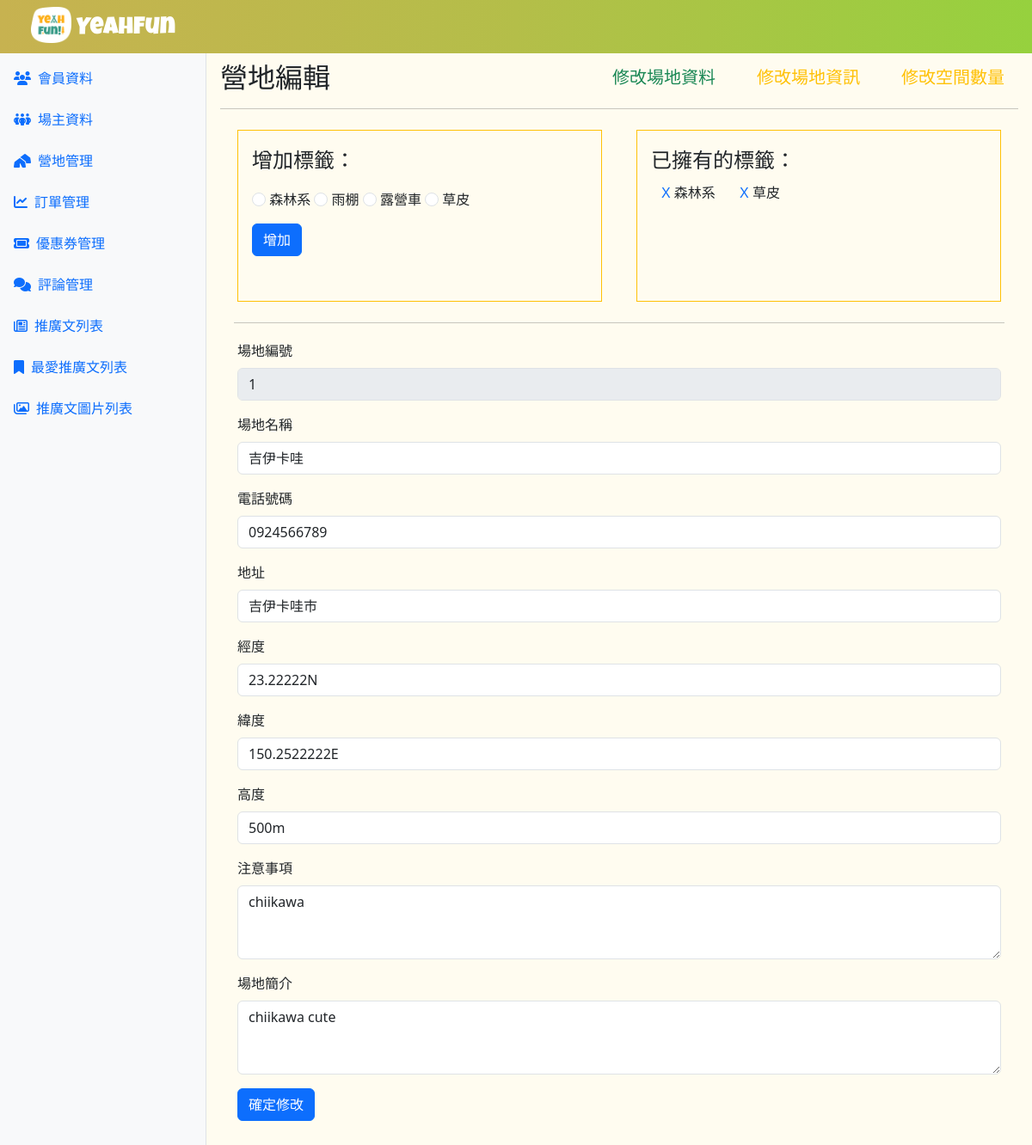
/edit_stores.php?stores_id=1, run on the app's committed database.
### tables this page shows
CREATE TABLE `tag` (
  `tag_id` int NOT NULL,
  `tag_name` varchar(255) NOT NULL,
  `created_at` datetime NOT NULL DEFAULT CURRENT_TIMESTAMP
);

CREATE TABLE `stores_tag` (
  `store_tag_id` int NOT NULL,
  `stores_id` int NOT NULL,
  `tag_id` int NOT NULL
);

CREATE TABLE `stores` (
  `stores_id` int NOT NULL,
  `owners_id` int NOT NULL,
  `name` varchar(100) NOT NULL,
  `mobile` varchar(50) NOT NULL,
  `address` varchar(100) NOT NULL,
  `longitude` varchar(100) NOT NULL,
  `latitude` varchar(100) NOT NULL,
  `altitude` varchar(100) NOT NULL,
  `precautions` varchar(1500) NOT NULL,
  `introduction` varchar(1000) NOT NULL,
  `update_time` datetime NOT NULL DEFAULT CURRENT_TIMESTAMP
);

### edit_stores.php (the view, shortened to what this page needs)
<?php
require __DIR__ . "/config/pdo-connect.php";
$sid = isset($_GET['stores_id']) ? intval($_GET['stores_id']) : 0;
$sql = "SELECT * FROM `stores` WHERE stores_id = $sid";
$stores = $pdo->query($sql)->fetch();
$sqlTag = " SELECT * FROM `tag` ";
$tags = $pdo->query($sqlTag)->fetchAll();
$sqlTagStore = "SELECT * FROM `stores_tag`
JOIN tag ON stores_tag.tag_id = tag.tag_id
WHERE stores_id = $sid";
$tagsStore = $pdo->query($sqlTagStore)->fetchAll();
?>
<?php include __DIR__ . './parts/html-head.php' ?>
<?php include __DIR__ . './parts/navbar.php' ?>
<main class="main-content p-3">
    <div class="d-flex justify-content-between align-items-center">
        <h2 class="m-0">營地編輯</h2>
        <ul class="nav nav-underline fs-5">
            <li class="nav-item mx-3">
                <a class="nav-link text-success p-0" href="edit_stores.php?stores_id=<?= $_GET['stores_id'] ?>">修改場地資料</a>
            </li>
            <li class="nav-item mx-3">
                <a class="nav-link text-warning p-0" href="edit_stores_information.php?stores_id=<?= $_GET['stores_id'] ?>">修改場地資訊</a>
            </li>
            <li class="nav-item mx-3">
                <a class="nav-link text-warning p-0" href="edit_stores_commodity.php?stores_id=<?= $_GET['stores_id'] ?>">修改空間數量</a>
            </li>
        </ul>
    </div>
    <hr />
    <div class="container">
        <div class="row">
            <div class="col">
                <form name="form2" onsubmit="sendTag(event,this)" class="border border-warning p-3 m-2">
                    <legend class="mb-3">增加標籤：</legend>
                    <?php foreach ($tags as $t) : ?>
                        <input type="radio" id="<?= $t['tag_id'] ?>" name="tag_id" value="<?= $t['tag_id'] ?>" class="form-check-input">
                        <label for="<?= $t['tag_id'] ?>" class="form-check-label"><?= $t['tag_name'] ?></label>
                    <?php endforeach ?>
                    <br>
                    <button type="submit" class="btn btn-primary mt-3">增加</button>
                </form>
            </div>
            <div class="col">
                <div class="border border-warning p-3 m-2">
                    <legend>已擁有的標籤：</legend>
                    <?php foreach ($tagsStore as $ts) : ?>
                        <span class="m-2 p-1 ">
                            <a class="text-decoration-none " href="storesTag_delete.php?store_tag_id=<?= $ts['store_tag_id'] ?>&stores_id=<?= $_GET['stores_id'] ?>">X</a>
                            <span><?= $ts['tag_name'] ?></span>
                        </span>
                    <?php endforeach ?>
                </div>
            </div>
        </div>
    </div>
    <hr class="m-3">
    <form name="form1" onsubmit="sendData(event)" style="margin: 20px">
        <div class="pb-3">
            <label for="stores_id" class="form-label">場地編號</label>
            <input type="text" class="form-control" value="<?= $stores['stores_id'] ?>" disabled>
        </div>
        <div class="pb-3">
            <label for=" name" class="form-label">場地名稱</label>
            <input class="form-control" type="text" id="name" name="name" value="<?= $stores['name'] ?>">
        </div>
        <div class="pb-3">
            <label for=" mobile" class="form-label">電話號碼</label>
            <input class="form-control" type="text" id="mobile" name="mobile" value="<?= $stores['mobile'] ?>">
        </div>
        <div class="pb-3">
            <label for=" address" class="form-label">地址</label>
            <input class="form-control" type="text" id="address" name="address" value="<?= $stores['address'] ?>">
        </div>
        <div class="pb-3">
            <label for=" longitude" class="form-label">經度</label>
            <input class="form-control" type="text" id="longitude" name="longitude" value="<?= htmlentities($stores['longitude']) ?>">
        </div>
        <div class="pb-3">
            <label for=" latitude" class="form-label">緯度</label>
            <input class="form-control" type="text" id="latitude" name="latitude" value="<?= htmlentities($stores['latitude']) ?>">
        </div>
        <div class="pb-3">
            <label for=" altitude" class="form-label">高度</label>
            <input class="form-control" type="text" id="altitude" name="altitude" value="<?= $stores['altitude'] ?>">
        </div>
        <div class="pb-3">
            <label for=" precautions" class="form-label">注意事項</label>
            <textarea class="form-control" id="precautions" name="precautions" rows="3"><?= $stores['precautions'] ?></textarea>
        </div>
        <div class="pb-3">
            <label for=" introduction" class="form-label">場地簡介</label>
            <textarea class="form-control" id="introduction" name="introduction" rows="3"><?= $stores['introduction'] ?></textarea>
        </div>
        <button type="submit" class="btn btn-primary">確定修改</button>
    </form>
</main>
<?php include __DIR__ . './parts/html-foot.php' ?>

### edit_stores.php (style rules this page uses)
.border-warning { height: 200px; }

### parts/html-head.php (style rules this page uses)
:root { --aside-width: 240px; --page-top: 56px; --primary-1: #389b87; --secondary-1: #929311; --secondary-2: #c1c202; --secondary-3: #fdaf17; --secondary-4: #fffcf0; --white: white; --black: black; --grey-800: #575757; --grey-600: #757575; --grey-400: #c4c4c4; --grey-200: #f7f7f7; --white: #ffffff; --h1: 48px; --h2: 32px; --h3: 28px; --h4: 24px; --h5: 20px; --h6: 18px; --p: 16px; --p2: 14px; --p3: 12px; --p4: 10px; --h4-weight: 600; }
.main-content { margin: var(--page-top) 0 0 var(--aside-width); }
body { background-color: var(--secondary-4); }
a { font-family: 'Noto Sans TC', sans-serif; }
h2 { font-family: 'Noto Sans TC', sans-serif; }

### data on the page
tag: tag_name "森林系"
tag: tag_name "雨棚"
tag: tag_name "露營車"
tag: tag_name "草皮"
stores_tag: tag.tag_name "森林系"
stores_tag: tag.tag_name "草皮"
stores: stores_id "1", name "吉伊卡哇", mobile "0924566789", address "吉伊卡哇市", longitude "23.22222N", latitude "150.2522222E", altitude "500m", precautions "chiikawa", introduction "chiikawa cute"
